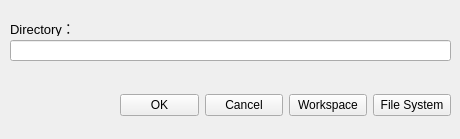
<?xml version="1.0" encoding="UTF-8"?>
<ui version="4.0">
 <class>LSelect</class>
 <widget class="QWidget" name="LSelect">
  <property name="geometry">
   <rect>
    <x>0</x>
    <y>0</y>
    <width>460</width>
    <height>139</height>
   </rect>
  </property>
  <property name="windowTitle">
   <string>Add directory path</string>
  </property>
  <widget class="QLineEdit" name="LibraryP">
   <property name="geometry">
    <rect>
     <x>10</x>
     <y>40</y>
     <width>441</width>
     <height>21</height>
    </rect>
   </property>
  </widget>
  <widget class="QLabel" name="label">
   <property name="geometry">
    <rect>
     <x>10</x>
     <y>20</y>
     <width>81</width>
     <height>16</height>
    </rect>
   </property>
   <property name="font">
    <font>
     <pointsize>10</pointsize>
    </font>
   </property>
   <property name="text">
    <string>Directory：</string>
   </property>
  </widget>
  <widget class="QWidget" name="">
   <property name="geometry">
    <rect>
     <x>120</x>
     <y>90</y>
     <width>331</width>
     <height>31</height>
    </rect>
   </property>
   <layout class="QHBoxLayout" name="horizontalLayout">
    <item>
     <widget class="QPushButton" name="L_OK">
      <property name="sizePolicy">
       <sizepolicy hsizetype="Fixed" vsizetype="Fixed">
        <horstretch>0</horstretch>
        <verstretch>0</verstretch>
       </sizepolicy>
      </property>
      <property name="text">
       <string>OK</string>
      </property>
     </widget>
    </item>
    <item>
     <widget class="QPushButton" name="L_Cancel">
      <property name="sizePolicy">
       <sizepolicy hsizetype="Fixed" vsizetype="Fixed">
        <horstretch>0</horstretch>
        <verstretch>0</verstretch>
       </sizepolicy>
      </property>
      <property name="text">
       <string>Cancel</string>
      </property>
     </widget>
    </item>
    <item>
     <widget class="QPushButton" name="L_Workspace">
      <property name="sizePolicy">
       <sizepolicy hsizetype="Fixed" vsizetype="Fixed">
        <horstretch>0</horstretch>
        <verstretch>0</verstretch>
       </sizepolicy>
      </property>
      <property name="minimumSize">
       <size>
        <width>0</width>
        <height>0</height>
       </size>
      </property>
      <property name="text">
       <string>Workspace</string>
      </property>
      <property name="autoDefault">
       <bool>false</bool>
      </property>
      <property name="default">
       <bool>false</bool>
      </property>
      <property name="flat">
       <bool>false</bool>
      </property>
     </widget>
    </item>
    <item>
     <widget class="QPushButton" name="L_FileSys">
      <property name="sizePolicy">
       <sizepolicy hsizetype="Fixed" vsizetype="Fixed">
        <horstretch>0</horstretch>
        <verstretch>0</verstretch>
       </sizepolicy>
      </property>
      <property name="text">
       <string>File System</string>
      </property>
     </widget>
    </item>
   </layout>
  </widget>
 </widget>
 <resources/>
 <connections/>
</ui>
